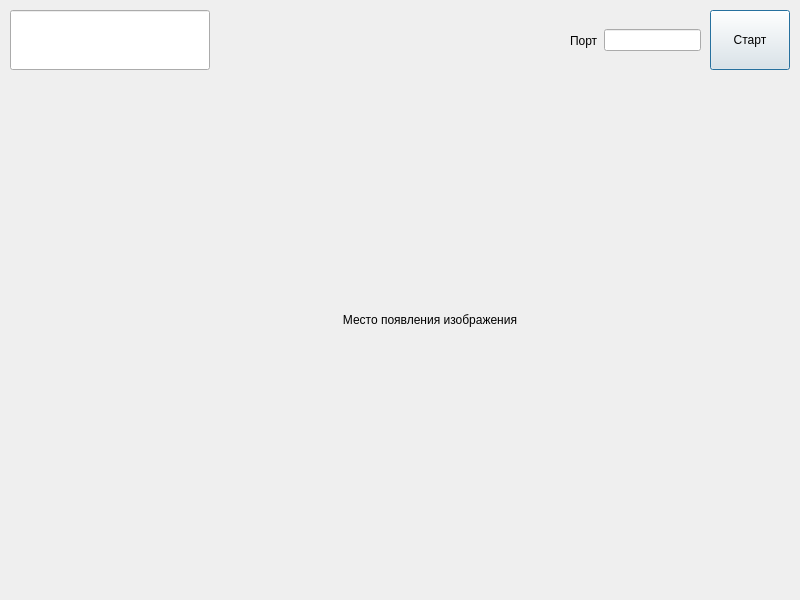
<?xml version="1.0" encoding="UTF-8"?>
<ui version="4.0">
 <class>Server</class>
 <widget class="QDialog" name="Server">
  <property name="geometry">
   <rect>
    <x>0</x>
    <y>0</y>
    <width>800</width>
    <height>600</height>
   </rect>
  </property>
  <property name="windowTitle">
   <string>Server</string>
  </property>
  <widget class="QPushButton" name="StartB">
   <property name="geometry">
    <rect>
     <x>710</x>
     <y>10</y>
     <width>80</width>
     <height>60</height>
    </rect>
   </property>
   <property name="text">
    <string>Старт</string>
   </property>
  </widget>
  <widget class="QLineEdit" name="StatusLI">
   <property name="geometry">
    <rect>
     <x>10</x>
     <y>10</y>
     <width>200</width>
     <height>60</height>
    </rect>
   </property>
  </widget>
  <widget class="QWidget" name="horizontalLayoutWidget">
   <property name="geometry">
    <rect>
     <x>570</x>
     <y>10</y>
     <width>131</width>
     <height>61</height>
    </rect>
   </property>
   <layout class="QHBoxLayout" name="PortHorizontalLayout">
    <item>
     <widget class="QLabel" name="PortL">
      <property name="text">
       <string>Порт</string>
      </property>
     </widget>
    </item>
    <item>
     <widget class="QLineEdit" name="PortLI"/>
    </item>
   </layout>
  </widget>
  <widget class="QLabel" name="ImageL">
   <property name="geometry">
    <rect>
     <x>70</x>
     <y>80</y>
     <width>650</width>
     <height>480</height>
    </rect>
   </property>
   <property name="text">
    <string>                                                                                  Место появления изображения</string>
   </property>
  </widget>
 </widget>
 <resources/>
 <connections/>
</ui>
